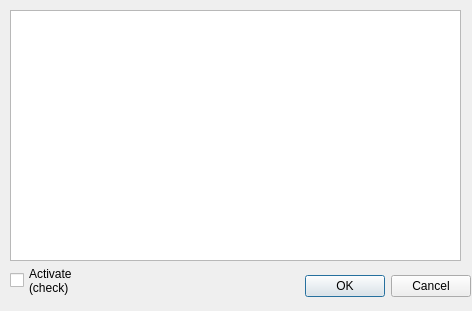
<?xml version="1.0" encoding="UTF-8"?>
<ui version="4.0">
 <class>foss4g2011_tutorial1</class>
 <widget class="QDialog" name="foss4g2011_tutorial1">
  <property name="geometry">
   <rect>
    <x>0</x>
    <y>0</y>
    <width>472</width>
    <height>311</height>
   </rect>
  </property>
  <property name="windowTitle">
   <string>foss4g2011_tutorial1</string>
  </property>
  <widget class="QDialogButtonBox" name="buttonBox">
   <property name="geometry">
    <rect>
     <x>130</x>
     <y>270</y>
     <width>341</width>
     <height>32</height>
    </rect>
   </property>
   <property name="orientation">
    <enum>Qt::Horizontal</enum>
   </property>
   <property name="standardButtons">
    <set>QDialogButtonBox::Cancel|QDialogButtonBox::Ok</set>
   </property>
  </widget>
  <widget class="QCheckBox" name="chkActive">
   <property name="geometry">
    <rect>
     <x>10</x>
     <y>260</y>
     <width>98</width>
     <height>41</height>
    </rect>
   </property>
   <property name="text">
    <string>Activate
(check)</string>
   </property>
  </widget>
  <widget class="QTextBrowser" name="txtFeedback">
   <property name="geometry">
    <rect>
     <x>10</x>
     <y>10</y>
     <width>451</width>
     <height>251</height>
    </rect>
   </property>
  </widget>
 </widget>
 <resources/>
 <connections>
  <connection>
   <sender>buttonBox</sender>
   <signal>accepted()</signal>
   <receiver>foss4g2011_tutorial1</receiver>
   <slot>accept()</slot>
   <hints>
    <hint type="sourcelabel">
     <x>248</x>
     <y>254</y>
    </hint>
    <hint type="destinationlabel">
     <x>157</x>
     <y>274</y>
    </hint>
   </hints>
  </connection>
  <connection>
   <sender>buttonBox</sender>
   <signal>rejected()</signal>
   <receiver>foss4g2011_tutorial1</receiver>
   <slot>reject()</slot>
   <hints>
    <hint type="sourcelabel">
     <x>316</x>
     <y>260</y>
    </hint>
    <hint type="destinationlabel">
     <x>286</x>
     <y>274</y>
    </hint>
   </hints>
  </connection>
 </connections>
</ui>
